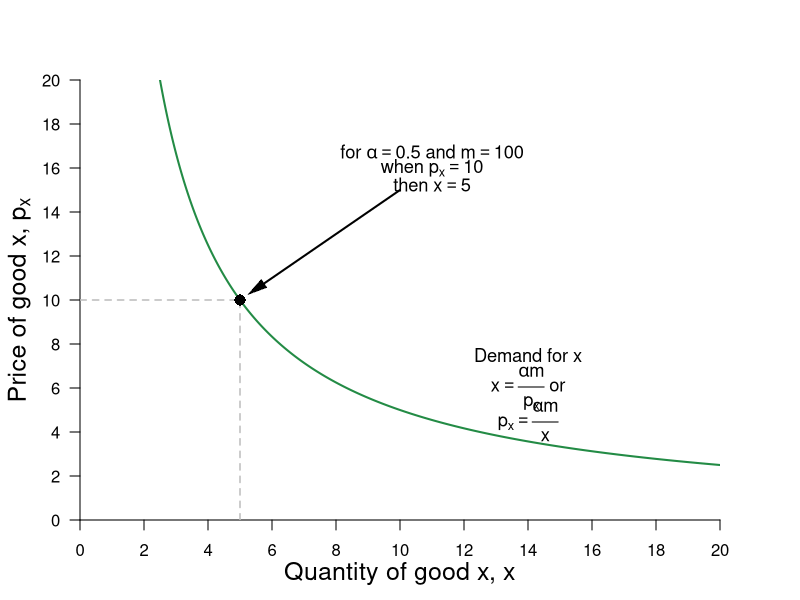

Write the R code that produced this figure.
#Graph Designer: Simon Halliday
#Authors: Bowles and Halliday
#Title: Microeconomics: Competition, Conflict and Coordination

library(shape)
pdf(file = "constrained_optimization/cobb_douglas_demand.pdf", width = 8, height = 8)

#Set parameters for graphics
axislabelsize <- 1.5
labelsize <- 1.1
graphlinewidth <- 2
segmentlinewidth <- 1.5

COL <- c("#7fc97f", "#beaed4", "#fdc086", "#ffff99", "#386cb0", "#f0027f", "#bf5b17", "#666666")
COLA <- c("#e0f3db", "#99d8c9","#66c2a4","#41ae76", "#238b45", "#005824")
COLB <- c("#4eb3d3", "#2b8cbe", "#0868ac","#084081")

#Edited the margins to cater for the larger LHS labels
par(mar =  c(4, 4, 4, 4))

ppf <- function(x, slope = 1, bary = 20) {
  bary - slope * x
}

demand <- function(x, alpha = 0.5, endowment = 100){
  (endowment*alpha)/x
}

uFn <- function(x, y, alpha = 0.8){
  ((x)^alpha)*(y^(1-alpha))
}

indiffA <- function(x, ubar = uFn(8,2) - 1, alpha = 0.3) {
  (ubar/ ((x)^alpha))^(1/ (1 - alpha))
}

ylims <- c(0, 20)
xlims <- c(0, 20)

npts <- 501 
x <- seq(xlims[1], xlims[2], length.out = npts)
y <- seq(ylims[1], ylims[2], length.out = npts) 
a <- c(uFn(16, 2), uFn(16, 4), uFn(16, 8)) #alpha = 0.8

plot(0, 0, xlim = xlims, ylim = ylims, type = "n",
     xlab = expression(paste("")),
     ylab = expression(paste("")), 
     xaxt = "n", 
     yaxt = "n", 
     cex.lab = axislabelsize, 
     bty = "n", 
     xaxs="i", 
     yaxs="i"
)


# ticksy <- seq(from = 0, to = ylims[2], by = 1)
# ylabels <- seq(from = 0, to = ylims[2], by = 1)
ticksx <- seq(from = 0, to = xlims[2], by = 2)
xlabels <- seq(from = 0, to = xlims[2], by = 2)
ticksy <- seq(from = 0, to = ylims[2], by = 2)
ylabels <- seq(from = 0, to = ylims[2], by = 2)
# ticksx <- c(xlims[1], 5.25, 8.944272, xlims[2])
# xlabels <- c(NA, expression(paste(x,"*")), expression(paste(bar(x))), NA)

axis(1, at = ticksx, pos = 0, labels = xlabels)
axis(2, at = ticksy, pos = 0, labels = ylabels, las = 1)

npts <- 500 
xx1 <- seq(xlims[1], xlims[2], length.out = npts)
xx2 <- seq(0, xlims[2], length.out = npts)
xx3 <- seq(xlims[1], 0, length.out = npts)
xx4 <- seq(-11, 0, length.out = npts)

#Draw the polygon for shading the feasible set
# xpoly1 <- seq(from = xlims[1], 10, length.out = 500)
# ypoly1 <- ppf(xpoly1)
# polygon(x = c(0, xpoly1, 0),
#         y = c(0, ypoly1, 0),
#         col=COLA[1], density=NULL, border = NA)

#Draw the graphs
lines(xx1, demand(xx1), col = COLA[5], lwd = graphlinewidth)
#lines(xx1, ppf(xx1, bary = 40, slope = 2), col = COLA[5], lwd = graphlinewidth)
#lines(xx1, ppf(xx1, bary = 10, slope = 0.5), col = COLA[5], lwd = graphlinewidth)

#Label the feasible frontier
# text(16, 3, expression("Feasible Frontier"), cex = labelsize)
# Arrows(16, 3.1, 16, 3.9, col = "black", lty = 1, lwd = 2, arr.type = "triangle", arr.lwd = 0.5)

# contour(x, y, 
#         outer(x, y, uFn),
#         drawlabels = FALSE,
#         col = COLB[3],
#         lwd = graphlinewidth,
#         levels = a, 
#         xaxs="i", 
#         yaxs="i", 
#         add = TRUE)

#Axis labels
mtext(expression(paste("Quantity of good x, ", x)), side = 1, line = 2.5, cex = axislabelsize)
text(-1.9, 0.5*ylims[2], expression(paste("Price of good x, ", p[x])), xpd = TRUE, cex = axislabelsize, srt = 90) 

#Add mrs = mrt at i
text(11, 16.75, expression(paste("for ", alpha == 0.5, " and ", m == 100)), cex = labelsize)
text(11, 15.25, expression(paste("then ", x == 5)), cex = labelsize)
text(11, 16, expression(paste("when ", p[x]== 10)), cex = labelsize)
Arrows(10, 15, 5.5, 10.5, col = "black", lty = 1, lwd = 2, arr.type = "triangle", arr.lwd = 0.5)

#Label the indifference curves
text(8.1, 38, expression(u[1]^A), cex = labelsize)
text(9.5, 38, expression(u[2]^A), cex = labelsize)
text(11.3, 38, expression(u[3]^A), cex = labelsize)

#Label the feasible frontiers
text(14, 7.5, expression(paste("Demand for x")), cex = labelsize)
text(14, 6, expression(paste(x == frac(alpha*m, p[x]), " or")), cex = labelsize)
text(14, 4.5, expression(paste(p[x] == frac(alpha*m, x))), cex = labelsize)

#Annotate max u point on feasible frontier
#text(5.2, ppf(5) + 0.2, expression(paste(i)), cex = labelsize)

segments(0, 10, 5, 10, lty = 2, col = "gray", lwd = segmentlinewidth)
segments(5, 0, 5, 10, lty = 2, col = "gray", lwd = segmentlinewidth)

# segments(0, 1, 4, 1,  lty = 2, col = "gray", lwd = segmentlinewidth)
# segments(4, 0, 4, 1,  lty = 2, col = "gray", lwd = segmentlinewidth)
# 
# segments(0, 0.5, 8, 0.5, lty = 2, col = "gray", lwd = segmentlinewidth)
# segments(8, 0, 8, 0.5, lty = 2, col = "gray", lwd = segmentlinewidth)
#segments(0, ppf(x = 16, bary = 40, slope = 2), 16, ppf(x = 16, bary = 40, slope = 2), lty = 2, col = "gray", lwd = segmentlinewidth)

points(5, 10, pch = 16, col = "black", cex = 1.5)
# points(4, 1, pch = 16, col = "black", cex = 1.5)
# points(8, 0.5, pch = 16, col = "black", cex = 1.5)



# text(2.3+0.2, ppf(2.3) + 0.2, expression(paste(a)), cex = labelsize)
# segments(2.3, 0, 2.3, ppf(x = 2.3), lty = 2, col = "gray", lwd = segmentlinewidth)
# segments(0, ppf(x = 2.3), 2.3, ppf(x = 2.3), lty = 2, col = "gray", lwd = segmentlinewidth)
# points(2.3, ppf(x = 2.3), pch = 16, col = "black", cex = 1.5)


# text(7.7+0.2, ppf(7.7) + 0.2, expression(paste(b)), cex = labelsize)
# segments(7.7, 0, 7.7, ppf(x = 7.7), lty = 2, col = "gray", lwd = segmentlinewidth)
# segments(0, ppf(x = 7.7), 7.7, ppf(x = 7.7), lty = 2, col = "gray", lwd = segmentlinewidth)
# points(7.7, ppf(x = 7.7), pch = 16, col = "black", cex = 1.5)



dev.off()
